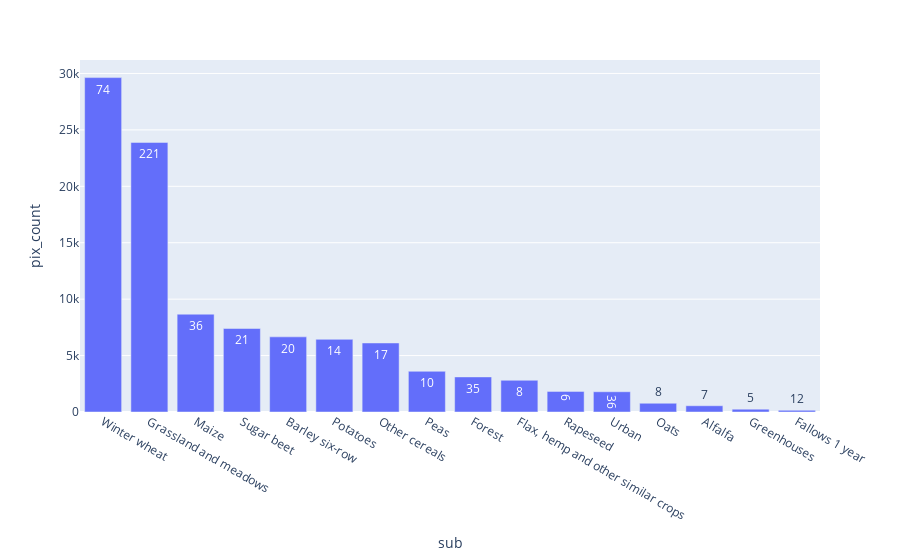

This figure's notebook cell:
### Code cell
fig = px.bar(df,
             x=df[field_classif_name],
             y=df['pix_count'],
             text='poly_count')

fig.show()

### Figure 1 — Plotly figure (JSON) as saved in the notebook; plotly's stock layout.template omitted (floating-point values rounded to 4 significant figures)
{"data": [{"alignmentgroup": "True", "hovertemplate": "sub=%{x}<br>pix_count=%{y}<br>poly_count=%{text}<extra></extra>", "legendgroup": "", "marker": {"color": "#636efa", "pattern": {"shape": ""}}, "name": "", "offsetgroup": "", "orientation": "v", "showlegend": false, "text": [74, 221, 36, 21, 20, 14, 17, 10, 35, 8, 6, 36, 8, 7, 5, 12], "textposition": "auto", "type": "bar", "x": ["Winter wheat", "Grassland and meadows", "Maize", "Sugar beet", "Barley six-row", "Potatoes", "Other cereals", "Peas", "Forest", "Flax, hemp and other similar crops", "Rapeseed", "Urban", "Oats", "Alfalfa", "Greenhouses", "Fallows 1 year"], "xaxis": "x", "y": [29633, 23889, 8667, 7400, 6659, 6439, 6117, 3606, 3109, 2810, 1826, 1795, 776, 554, 252, 151], "yaxis": "y"}], "layout": {"barmode": "relative", "legend": {"tracegroupgap": 0}, "margin": {"t": 60}, "xaxis": {"anchor": "y", "domain": [0, 1], "title": {"text": "sub"}}, "yaxis": {"anchor": "x", "domain": [0, 1], "title": {"text": "pix_count"}}}}
